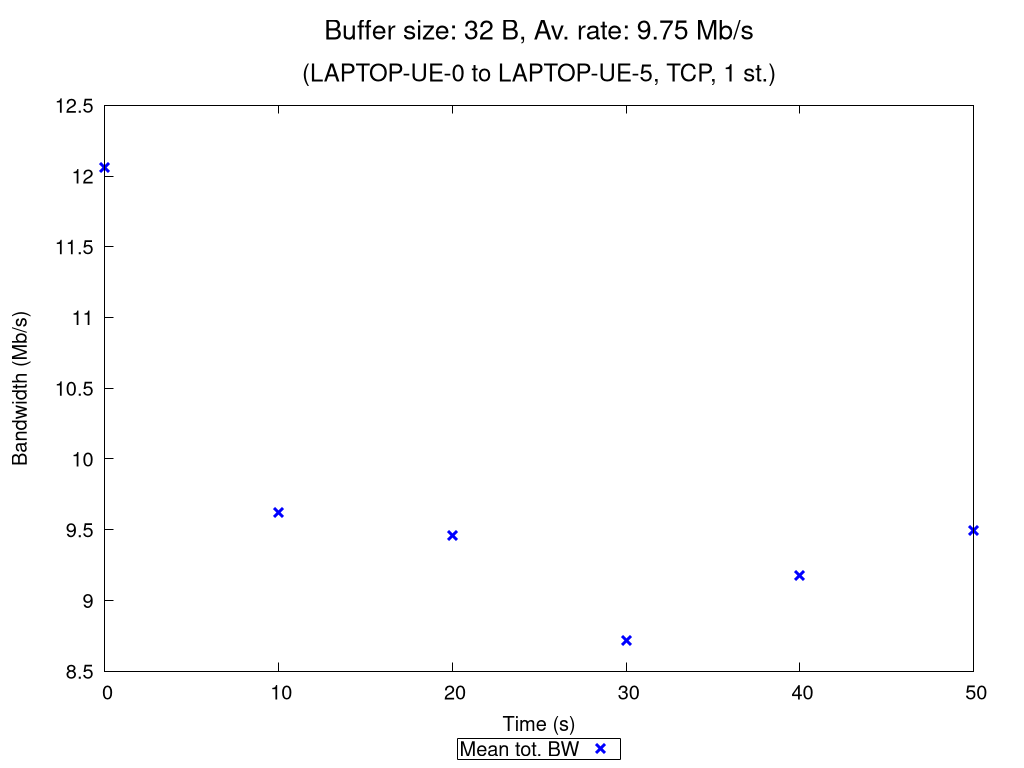

Source code (gnuplot):
set terminal pngcairo nocrop enhanced size 1024,768 font "Verdana,15"
set output "TCP_1_st_2020_10_18_08-18-25_one2two_00032B.png"

set title "{/=20 Buffer size: 32 B, Av. rate: 9.75 Mb/s}\n\n{/=18 (LAPTOP-UE-0 to LAPTOP-UE-5, TCP, 1 st.)}"

set xlabel "Time (s)"
set ylabel "Bandwidth (Mb/s)"
set ytics nomirror
set key bmargin center horizontal box samplen 1 width -1
set bmargin 4.6
set rmargin 4.5

rf = 1000000.0  # rate factor
set style fill transparent solid 0.2 noborder
set autoscale xfix
plot "TCP_1_st_2020_10_18_08-18-25_one2two_00032B_iperf_processed.dat" using 1:($2/rf-$3/rf):($2/rf+$3/rf) with filledcurves lc rgb "blue" notitle, \
     "" using 1:($2/rf) with points pt 2 ps 1.5 lw 3 lc rgb "blue" title "Mean tot. BW", \
